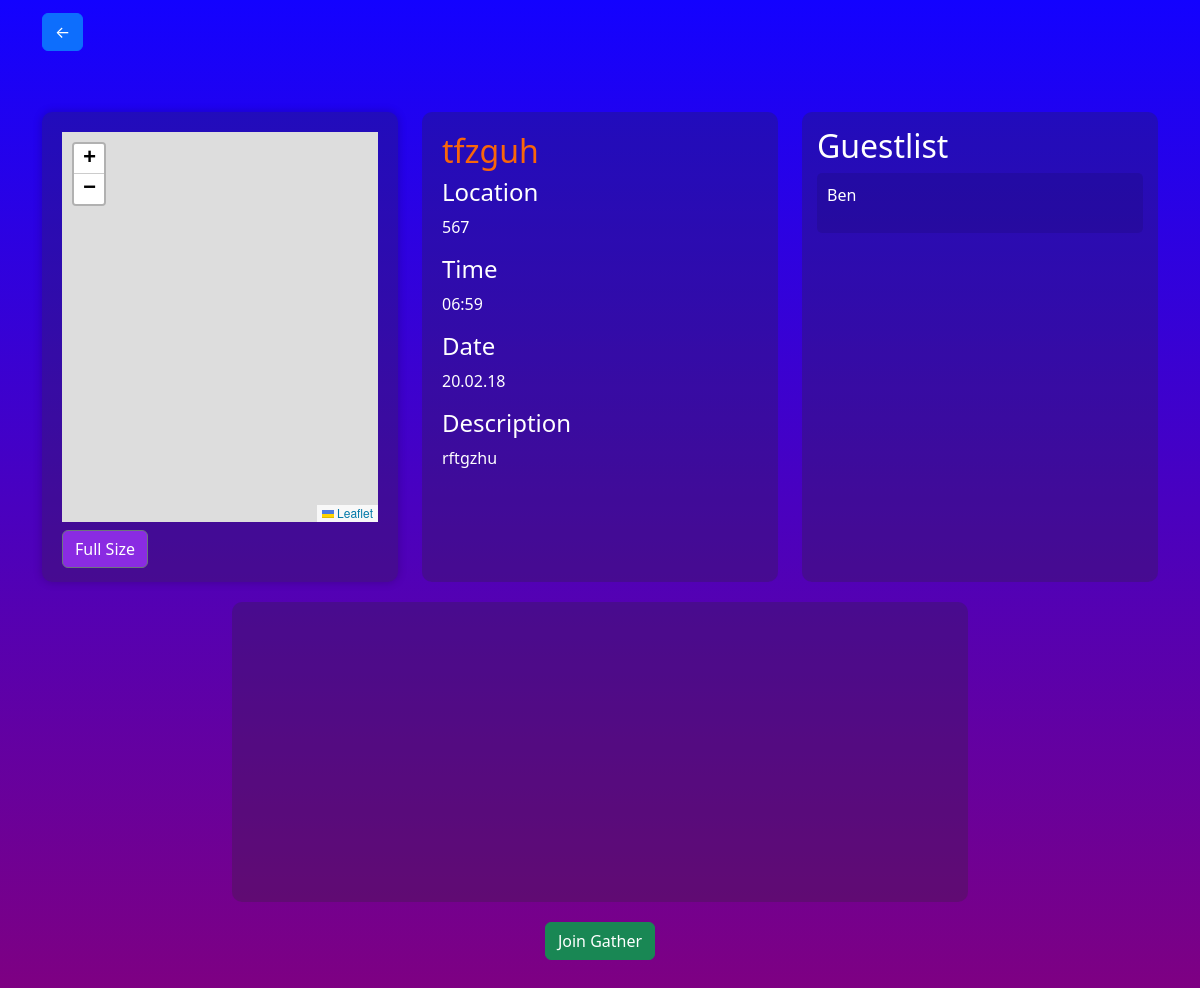
The page /render-extended-gather?gather_id=5 (signed in) on the database its author committed.
### website/models.py (models this page shows)
class Gather(db.Model, UserMixin):
    id = db.Column(db.Integer, primary_key = True)
    name = db.Column(db.String(150))
    description = db.Column(db.String(1000))
    location = db.Column(db.String(1000))
    Date = db.Column(db.Date)
    Time = db.Column(db.Time)
    createdAt = db.Column(db.DateTime(),default=datetime.utcnow)
    user_id = db.Column(db.Integer, db.ForeignKey('user.id'))
    Host = db.Column(db.String(20))
    users = db.relationship('User', secondary=user_gather_association, back_populates='Gathers')
    markers = db.relationship('Marker', back_populates='gather')

class User(db.Model, UserMixin):
    id = db.Column(db.Integer, primary_key=True)
    email = db.Column(db.String(150), unique=True)
    password = db.Column(db.String(150))
    Gathers = db.relationship('Gather', secondary=user_gather_association, back_populates='users')

### website/gather.py (the view)
@gather.route('/render-extended-gather', methods=['GET'])
@login_required
def render_extended_gather():
    gather_id = request.args.get('gather_id')
    markerLat = request.args.get('markerLat')
    markerLng = request.args.get('markerLng')
    gather = Gather.query.get(gather_id)
    return render_template("extendedGather.html", Gather=gather, markerLat=markerLat, markerLng=markerLng)

### website/__init__.py (called while the page is built)
def create_app():
    app = Flask(__name__)
    app.config['SECRET_KEY'] = 'napusi se kurca'
    app.config['SQLALCHEMY_DATABASE_URI'] = f'sqlite:///{DB_NAME}'
    db.init_app(app)
    from .views import views
    from .auth import auth
    from .gather import gather
    app.register_blueprint(views, url_prefix='/')
    app.register_blueprint(auth, url_prefix='/')
    app.register_blueprint(gather,url_prefix='/')
    from .models import User
    with app.app_context():
        db.create_all()
    login_manager = LoginManager()
    login_manager.login_view = 'auth.login'
    login_manager.init_app(app)
    @login_manager.user_loader
    def load_user(id):
        return User.query.get(int(id))
    return app

### website/templates/extendedGather.html (shortened to what this page needs)
<!DOCTYPE html>
<html lang="en">
<head>
    <link href="https://cdn.jsdelivr.net/npm/bootstrap@5.3.2/dist/css/bootstrap.min.css" rel="stylesheet">
    <link rel="stylesheet" href="https://unpkg.com/leaflet/dist/leaflet.css" />
</head>
<body>
    <nav class="navbar navbar-light">
        <div class="container">
            <a class="navbar-brand" href="/gather_find">
            <button type="button" class="btn btn-primary">&#8592;</button>
            </a>
        </div>
    </nav>
    <div class="container my-5">
        <div class="row">
            <div class="col-md-4">
                <div class="map-container">
                    <div id="map"></div>
                    <a href="/map">
                        <button type="button" class="btn btn-secondary mt-2" id="fullSizeMapBtn">Full Size</button>
                    </a>
                </div>
            </div>
            <div class="col-md-4">
                <div class="gather-info-container" style="background-color: rgba(43, 43, 43, 0.264); padding: 20px; border-radius: 10px;"  >
                    <div class=" Headline-name" style="color: rgb(249, 102, 10);">
                    <h2>{{Gather.name}}</h2>
                    </div>
                    <div class="info-subcontainer">
                        <h4>Location</h4>
                        <p>{{ Gather.location }}</p>
                    </div>
                    <div class="info-subcontainer">
                        <h4>Time</h4>
                        <p>{{ Gather.Time.strftime('%H:%M') }}</p>
                        <div class="info-subcontainer">
                            <h4>Date</h4>
                            <p>{{ Gather.Date.strftime('%d.%m.%y') }}</p>
                        </div>
                    </div>
                    <div class="info-subcontainer">
                        <h4>Description</h4>
                        <p>{{ Gather.description }}</p>
                    </div>
                </div>
            </div>
            <div class="col-md-4">
                <div class="guestlist-container">
                    <h2>Guestlist</h2>
                    {% for user in Gather.users %}
                        <div class="guest-container" style="background-color: rgba(0, 0, 0, 0.1); margin-bottom: 10px; padding: 10px; border-radius: 5px;">
                            <p>{{ user.email }}</p>
                        </div>
                    {% endfor %}
                </div>
            </div>
        </div>
        <div class="row lower-container">
            <div class="col-md-8 offset-md-2">
                <div class="empty-container">
                </div>
            </div>
        </div>
        <div class="bottom-buttons">
            {% if current_user not in Gather.users %}
            <form action="/join_gather" method="POST">
                <button type="submit" class="btn btn-success">Join Gather</button>
            </form>
            {% else %}
            <form action="/leave_gather" method="POST">
                <input type="hidden" name="gather_id" value="{{ Gather.id }}">
                <button type="submit" class="btn btn-danger">Leave Gather</button>
            </form>
            {% endif %}
        </div>
    </div>
</body>
</html>

### website/templates/extendedGather.html (style rules this page uses)
body { background: linear-gradient(rgb(19, 2, 255), purple); color: white; background-repeat: no-repeat; background-attachment: fixed; background-size: cover; }
.map-container { padding: 20px; padding-bottom: 60px; background-color: rgba(43, 43, 43, 0.264); box-shadow: 0 0 10px rgba(0, 0, 0, 0.2); border-radius: 10px; height: 100%; }
#map { height: 100%; width: 100%; }
.guestlist-container { background-color: rgba(43, 43, 43, 0.264); padding: 15px; border-radius: 10px; min-height: 470px; max-height: 470px; overflow-y: auto; }
#fullSizeMapBtn { margin-top: 300%; background-color: blueviolet; }
.empty-container { background-color: rgba(43, 43, 43, 0.264); padding: 20px; border-radius: 10px; min-height: 300px; }
.lower-container { margin-top: 20px; }
.bottom-buttons { margin-top: 20px; text-align: center; }
.gather-info-container { background-color: rgba(43, 43, 43, 0.264); padding: 20px; border-radius: 10px; min-height: 470px; max-height: 470px; overflow-y: auto; }

### rows shown on the page
Gather: name "tfzguh", location "567", Time "06:59", Date "20.02.18", description "rftgzhu"
User: email "Ben"
